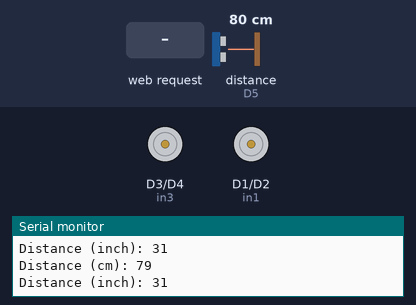
The sketch below on a simulated ESP8266 (NodeMCU). Shown: motor-driver pin pairs drawn as motors (green arrow = first pin HIGH = forward, orange = second pin HIGH = backward, longer = more drive), the last lines printed to the serial monitor. Wiring (inferred from the names in the program): ultrasonic range finder: trigger D6; echo D5. The inputs (shaded band) are chosen by the test bench; at power-on: distance to the obstacle (sensor on D5) 80 cm. The echo pulse lasts 58.3 µs per cm; WiFi joins after 1.5 s; servers stay silent unless stated.

Above: at 2.7 s.
2.8 s: HTTP request GET /forward received
At 3.8 s:
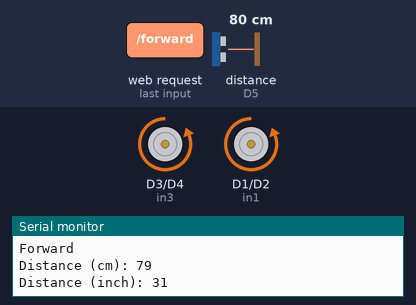
4.5 s: HTTP request GET /backward received
At 5.6 s:
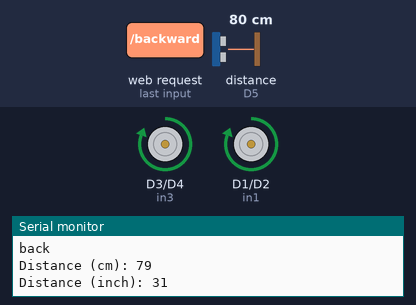
6.0 s: HTTP request GET /left received
At 7.2 s:
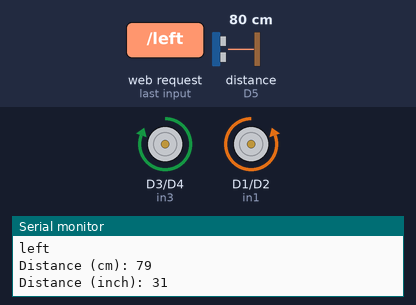
7.5 s: HTTP request GET /right received
At 7.9 s:
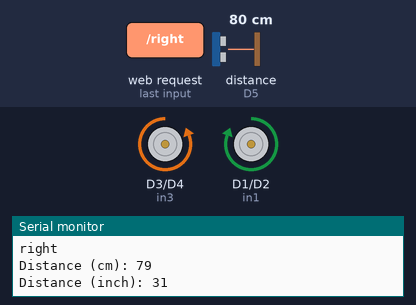
Timing chart, 0 to 10.0 s (numbered marks = the images above; inputs shaded):
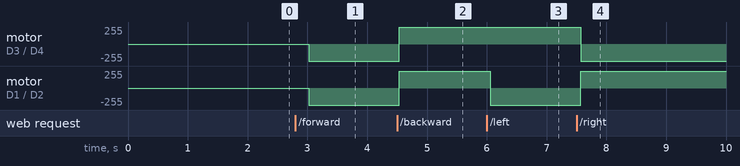

The sketch:

rc_car.ino
```cpp
#include <ESP8266WiFi.h>
#include <ESP8266WebServer.h>


#define in1 D1
#define in2 D2
#define in3 D3
#define in4 D4

const int trigPin = D6;
const int echoPin = D5;
int f = 0;
//define sound speed in cm/uS
#define SOUND_SPEED 0.034
#define CM_TO_INCH 0.393701

long duration;
int distanceCm;
int distanceInch;


int Left = 0;
int Right = 0;
int Stop = 0;
int forward = 0;
int backwward = 0;


// WiFi settings
#define WIFI_MODE           2                     // 1 = AP mode, 2 = STA mode
#define SSID_AP             "RC CAR"    // for AP mode
#define PASSWORD_AP         "abcd1234"            // for AP mode
#define SSID_STA            "C4-Projexels"      // for STA mode
#define PASSWORD_STA        "321ytrewq"  // for STA mode

IPAddress local_ip(192, 168, 4, 1); //IP for AP mode
IPAddress gateway(192, 168, 4, 1); //IP for AP mode
IPAddress subnet(255, 255, 255, 0); //IP for AP mode
ESP8266WebServer server(80);
int robot_mode = 0; // Robot Drive Mode initially 0 (Stop)

// initialize
void setup() {
  Serial.begin(115200);
  Serial.println("RC CAR");


  pinMode(trigPin, OUTPUT); // Sets the trigPin as an Output
  pinMode(echoPin, INPUT); // Sets the echoPin as an Input
  pinMode(in1, OUTPUT);
  pinMode(in2, OUTPUT);
  pinMode(in3, OUTPUT);
  pinMode(in4, OUTPUT);

  robot_control(); // Stop Robot


  if (WIFI_MODE == 1) { // AP mode
    WiFi.softAP(SSID_AP, PASSWORD_AP);
    WiFi.softAPConfig(local_ip, gateway, subnet);
  } else { // STA mode
    WiFi.begin(SSID_STA, PASSWORD_STA);
    Serial.print("Connecting to WiFi...");
    while (WiFi.status() != WL_CONNECTED) {
      delay(100);
      Serial.print(".");
    }
    Serial.println("");
    Serial.print("Connected! IP: ");
    Serial.println(WiFi.localIP()); //the IP is needed for connection in STA mode
  }


  // setup web server to handle specific HTTP requests
  server.on("/", HTTP_GET, handle_OnConnect);


  server.on("/forward", HTTP_GET, handle_forward);
  server.on("/backward", HTTP_GET, handle_backward);

  server.on("/left", HTTP_GET, handle_left);
  server.on("/right", HTTP_GET, handle_right);

  server.on("/stop", HTTP_GET, handle_stop);
  server.onNotFound(handle_NotFound);

  //start server
  server.begin();
  Serial.println("ROBOT WEBSERVER STARTED");
}

// handle HTTP requests and control car
void loop() {
  server.handleClient();
  robot_control();
  ultra();
}

// HTTP request: on connect
void handle_OnConnect() {
  robot_mode = 0;
  Serial.println("Client connected");
  server.send(200, "text/html", SendHTML());
}

// HTTP request: stop car
void handle_stop() {
  robot_mode = 0;
  Serial.println("Stopped");
  server.send(200, "text/html", SendHTML());
}


// HTTP request: turn left
void handle_left() {
  robot_mode = 1;
  Serial.println("Move left...");
  server.send(200, "text/html", SendHTML());
}

// HTTP request: turn right
void handle_right() {
  robot_mode = 2;
  Serial.println("Move right...");
  server.send(200, "text/html", SendHTML());
}

// HTTP request: turn forward
void handle_forward() {
  robot_mode = 3;
  Serial.println("Move Forward...");
  server.send(200, "text/html", SendHTML());
}


// HTTP request: turn Backward
void handle_backward() {
  robot_mode = 4;
  Serial.println("Move Backward...");
  server.send(200, "text/html", SendHTML());
}

// HTTP request: other
void handle_NotFound() {
  robot_mode = 0;
  Serial.println("Page error");
  server.send(404, "text/plain", "Not found");
}

// control car movement
void robot_control() {

  if  (distanceCm < 20 && f == 1 )
  {
    digitalWrite(in1, LOW);
    digitalWrite(in2, LOW);
    // Set Motor B backward
    digitalWrite(in3, LOW);
    digitalWrite(in4, LOW);

        f = 0;
  }

  switch (robot_mode) {
      Serial.print("robot mode:"); Serial.println(robot_mode);
    case 0: // stop robot

      digitalWrite(in1, LOW);
      digitalWrite(in2, LOW);
      // Set Motor B backward
      digitalWrite(in3, LOW);
      digitalWrite(in4, LOW);
      break;


    case 1: // Robot move left

      Serial.println("left");
      digitalWrite(in1, LOW);
      digitalWrite(in2, HIGH);
      digitalWrite(in3, HIGH);
      digitalWrite(in4, LOW);

      break;
    case 2: // Robot move right
      Serial.println("right");
      digitalWrite(in1, HIGH);
      digitalWrite(in2, LOW);
      digitalWrite(in3, LOW);
      digitalWrite(in4, HIGH);
      break;


    case 3: // Robot move Forward

      Serial.println("Forward");

      digitalWrite(in1, LOW);
      digitalWrite(in2, HIGH);
      digitalWrite(in3, LOW);
      digitalWrite(in4, HIGH);
      f = 1;

      break;


    case 4: // Robot move backward
      Serial.println("back");

      digitalWrite(in1, HIGH);
      digitalWrite(in2, LOW);
      digitalWrite(in3, HIGH);
      digitalWrite(in4, LOW);

      break;


  }
}

// output HTML web page for user
String SendHTML() {
  String html = "<!DOCTYPE html>\n";
  html += "<html>\n";
  html += "<head>\n";
  html += "<title>Floor Cleaning Robot</title>\n";
  html += "<meta name=\"viewport\" content=\"width=device-width, initial-scale=1\">\n";
  html += "</head>\n";
  html += "<body>\n";
  html += "<div align=\"center\">\n";
  html += "<h1 style=\"text-align: center;\"><u><strong>Floor Cleaning Robot</strong> </u></h1>\n";
  html += "<h3 style=\"text-align: center;\">Powered by MUET-KHP</h3>";
  html += "<br>\n";
  html += "<form method=\"GET\">\n";

  html += "<input type=\"button\" value=\"MOVE FORWARD\" onclick=\"window.location.href='/forward'\">\n";
  html += "<br><br>\n";
  html += "<input type=\"button\" value=\"MOVE BACKWARD\" onclick=\"window.location.href='/backward'\">\n";
  html += "<br><br>\n";

  html += "<input type=\"button\" value=\"MOVE LEFT\" onclick=\"window.location.href='/left'\">\n";
  html += "<br><br>\n";
  html += "<input type=\"button\" value=\"MOVE RIGHT\" onclick=\"window.location.href='/right'\">\n";
  html += "<br><br>\n";
  html += "<input type=\"button\" value=\"STOP\" onclick=\"window.location.href='/stop'\">\n";
  html += "</form>\n";
  html += "</div>\n";
  html += "</body>\n";
  html += "</html>\n";
  return html;
}

void ultra()
{
  // Clears the trigPin
  digitalWrite(trigPin, LOW);
  delayMicroseconds(2);
  // Sets the trigPin on HIGH state for 10 micro seconds
  digitalWrite(trigPin, HIGH);
  delayMicroseconds(10);
  digitalWrite(trigPin, LOW);

  // Reads the echoPin, returns the sound wave travel time in microseconds
  duration = pulseIn(echoPin, HIGH);

  // Calculate the distance
  distanceCm = duration * SOUND_SPEED / 2;

  // Convert to inches
  distanceInch = distanceCm * CM_TO_INCH;

  // Prints the distance in the Serial Monitor
  Serial.print("Distance (cm): ");
  Serial.println(distanceCm);
  Serial.print("Distance (inch): ");
  Serial.println(distanceInch);

  delay(500);
}
```

Measured:
- after the input at 2.8 s, motor on D3 (in3) / D4 (in4), motor on D1 (in1) / D2 (in2): stopped → backward 255/255 after 0.22 s
- after the input at 4.5 s, motor on D3 (in3) / D4 (in4), motor on D1 (in1) / D2 (in2): backward 255/255 → forward 255/255 at once
- after the input at 6.0 s, motor on D1 (in1) / D2 (in2): forward 255/255 → backward 255/255 after 0.05 s
- after the input at 7.5 s, motor on D3 (in3) / D4 (in4): forward 255/255 → backward 255/255 after 0.07 s; motor on D1 (in1) / D2 (in2): backward 255/255 → forward 255/255 after 0.07 s
